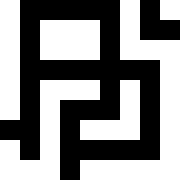
#> input picture Tile.png, 180 x 180 px
$ python Main.py
#> lines starting #> are read from the running program, lines starting #| are printed output that depends on the picture; after the words box and inside, x2 and y2 are one past the last pixel; in counts of white or black regions, pixels touching at a corner belong together
### SocketClass.py
import cv2
import numpy as np
import math
class MeshInfo:
    #Prototypes to be stored in a dictionary with key -> code

    #Note: Shifting by 1 means north becomes east, etc. (Clockwise shifting)


    def __init__(self, sockets : list, rotation_index : int, img : np.ndarray) -> None:
        self.rot_index = rotation_index
        self.sockets = MeshInfo.rotate(sockets, -self.rot_index*3)
        self.img_default = img

    def rotate(l, n):
        return l[n:] + l[:n]

    # [9 lines left out: function Img, not called in this run]

### Main.py
import numpy as np
from patchify import patchify
import cv2
import matplotlib.pyplot as plt
from SocketClass import MeshInfo
import random

inp_img = cv2.imread('Tile.png')
#> inp_img is the input picture: shape (180, 180, 3); 53.1% white; 2 black regions, box (x1, y1, x2, y2) and area: (0, 0, 160, 180) 14000, (140, 0, 180, 40) 1200

# Variables
block_size = 30
size_tset = [int(inp_img.shape[0]/block_size)-1, int(inp_img.shape[1]/block_size)-1]
#> size_tset = [5, 5]
map_size = [10,10]
Map = np.full((map_size[0],map_size[1]),-1).tolist()
sockets = np.full((map_size[0], map_size[1], 12), -1, dtype=int).tolist()


prototypes = {}

# Extracting tiles from input (inp_img)
l = []
for i in range(0, inp_img.shape[0]-block_size, block_size):
    for j in range(0, inp_img.shape[1]-block_size, block_size):
        l.append(inp_img[i:i+block_size,j:j+block_size])
#> after the loop, l = 25 items


n_cells = []
count = 0
# Setting the sockets to neighbor sockets pixel to side length ratio (1/6, 3/6, 5/6)
# Basically Creating prototypes so we can start placing tiles
for i in range(size_tset[0]):
    for j in range(size_tset[1]):
        # Fetching neighbor cells
        #look north
        n_cells=[]
        if i-1 in range(size_tset[0]):
            n_cells.append([i-1,j])
        else:
            n_cells.append(-1)
        #look east
        if j+1 in range(size_tset[1]):
            n_cells.append([i,j+1])
        else:
            n_cells.append(-1)
        #look south
        if i+1 in range(size_tset[0]):
            n_cells.append([i+1,j])
        else:
            n_cells.append(-1)
        #look west
        if j-1 in range(size_tset[0]):
            n_cells.append([i,j-1])
        else:
            n_cells.append(-1)

        # Gettings neighbor sockets
        socket = []
        #look north
        if n_cells[0] != -1:
            x,y = n_cells[0]
            o,m,n = l[x*size_tset[0]+y][29,int(block_size/6)], l[x*size_tset[0]+y][29,int(block_size*3/6)], l[x*size_tset[0]+y][29,int(block_size*5/6)]
            o = int(sum(o)/3/255)
            m = int(sum(m)/3/255)
            n = int(sum(n)/3/255)
            socket.extend([o,m,n])
        else:
            socket.extend([-1,-1,-1])

        #look east
        if n_cells[1] != -1:
            x,y = n_cells[1]
            o,m,n = l[x*size_tset[0]+y][int(block_size/6),0], l[x*size_tset[0]+y][int(block_size*3/6),0], l[x*size_tset[0]+y][int(block_size*5/6),0]
            o = int(sum(o)/3/255)
            m = int(sum(m)/3/255)
            n = int(sum(n)/3/255)
            socket.extend([o,m,n])
        else:
            socket.extend([-1,-1,-1])

        #look south
        if n_cells[2] != -1:
            x,y = n_cells[2]
            o,m,n = l[x*size_tset[0]+y][0,int(block_size/6)], l[x*size_tset[0]+y][0,int(block_size*3/6)], l[x*size_tset[0]+y][0,int(block_size*5/6)]
            o = int(sum(o)/3/255)
            m = int(sum(m)/3/255)
            n = int(sum(n)/3/255)
            socket.extend([n,m,o])
        else:
            socket.extend([-1,-1,-1])


        #look west
        if n_cells[3] != -1:
            x,y = n_cells[3]
            o,m,n = l[x*size_tset[0]+y][int(block_size/6),29], l[x*size_tset[0]+y][int(block_size*3/6),29], l[x*size_tset[0]+y][int(block_size*5/6),29]
            o = int(sum(o)/3/255)
            m = int(sum(m)/3/255)
            n = int(sum(n)/3/255)
            socket.extend([n,m,o])

        else:
            socket.extend([-1,-1,-1])

        #Creating prototype
        for rot in range(4):
            prototypes[count] = MeshInfo(socket, rot, l[i*size_tset[0]+j])
            count+=1
#> this loop made 5 passes
#> pass 1, in __init__, `self.img_default = img`:
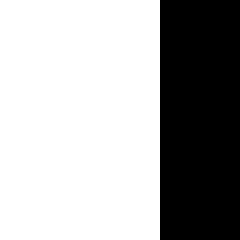
#> self.img_default: shape (30, 30, 3) (shown 8 times larger); 66.7% white; 1 black region, box (x1, y1, x2, y2) and area: (20, 0, 30, 30) 300
#> pass 1, in __init__ (call 5), `self.img_default = img`:
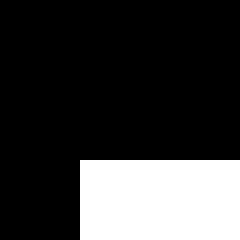
#> self.img_default: shape (30, 30, 3) (shown 8 times larger); 22.2% white; 1 white region, box (x1, y1, x2, y2) and area: (10, 20, 30, 30) 200
#> pass 1, in __init__ (call 9), `self.img_default = img`:
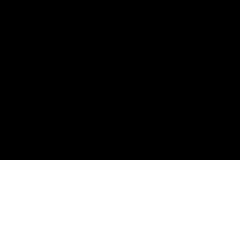
#> self.img_default: shape (30, 30, 3) (shown 8 times larger); 33.3% white; 1 white region, box (x1, y1, x2, y2) and area: (0, 20, 30, 30) 300
#> pass 1, in __init__ (call 13), `self.img_default = img`:
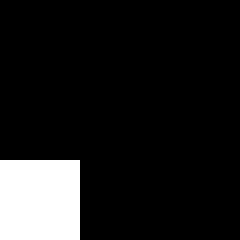
#> self.img_default: shape (30, 30, 3) (shown 8 times larger); 11.1% white; 1 white region, box (x1, y1, x2, y2) and area: (0, 20, 10, 30) 100
#> after the loop, count = 100; prototypes = 100 items

print(f"{len(prototypes)=}")
#| len(prototypes)=100
#subplot(r,c) provide the no. of rows and columns
f, axarr = plt.subplots(5,5)

# use the created array to output your multiple images
for i in range(size_tset[0]):
    for j in range(size_tset[1]):
        axarr[i,j].imshow(l[i*size_tset[0]+j], interpolation='none')
plt.show()
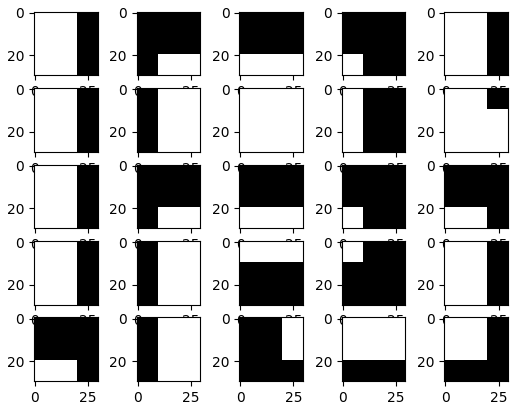
#> figure drawn by matplotlib, 25 panels

x = list(prototypes.keys())
#> x = 100 values from 0 to 99
candidates = np.full((map_size[0], map_size[1], len(x)), x, dtype=int).tolist()
#> candidates = 10 items

def MinEntropy():
    #Getting least entropy length
    min_entropy = len(x)
#> min_entropy = 100
    max_entropy = min_entropy-1
#> max_entropy = 99
    for i in range(len(candidates)):
        for j in range(len(candidates[0])):
                if len(candidates[i][j]) < min_entropy and len(candidates[i][j]) > 1:
                    min_entropy = len(candidates[i][j])
                if len(candidates[i][j]) > max_entropy:
                    max_entropy = len(candidates[i][j])
#> this loop made 10 passes
#> after the loop, max_entropy = 100; min_entropy = 100
    #If maximum entropy (possibilites) is 1, then return -1
    if max_entropy == 1:
        return -1

    #Looking for first cell with minimum entropy
    for i in range(len(candidates)):
        for j in range(len(candidates[0])):
            if len(candidates[i][j]) == min_entropy:
                return (i,j)
#> this loop made 1 pass
    return -1

def ChooseRandomTile(c_cell : list):
#> called with c_cell = (0, 0)
    choice = random.choice(candidates[c_cell[0]][c_cell[1]])
#> choice = 49
    candidates[c_cell[0]][c_cell[1]], Map[c_cell[0]][c_cell[1]] = [choice], choice
    print(f"Random Choice for {c_cell[0]},{c_cell[1]}: {choice}")
#| Random Choice for 0,0: 49

def UpdateCurrentCellSockets(c_cell : list):
#> called with c_cell = (0, 0)
    x,y = c_cell
    key = Map[x][y]
#> key = 49
    sockets[x][y] = prototypes[key].sockets
    print(f"{sockets[x][y]=}")
#| sockets[x][y]=[1, 0, 0, 1, 1, 1, 0, 0, 1, 1, 1, 1]
    return

def UpdateNeighborSockets(c_cell : list):
    #look in 4 directions NESW
    #Update that section of sockets(12)

    #Getting neighbor cells
    x,y = c_cell
    n_cells=[]
    if x-1 in range(size_tset[0]):
        n_cells.append([x-1,y])
    else:
        n_cells.append(-1)
    #look east
    if y+1 in range(size_tset[1]):
        n_cells.append([x,y+1])
    else:
        n_cells.append(-1)
    #look south
    if x+1 in range(size_tset[0]):
        n_cells.append([x+1,y])
    else:
        n_cells.append(-1)
    #look west
    if y-1 in range(size_tset[0]):
        n_cells.append([x,y-1])
    else:
        n_cells.append(-1)

    #setting neighbor cells sockets to current cells sockets which are facing the neighbor
    #NORTH
    if n_cells[0] != -1:
        sockets[n_cells[0][0]][n_cells[0][1]][6:9] = prototypes[Map[x][y]].sockets[0:3][::-1]
    #EAST
    if n_cells[1] != -1:
        sockets[n_cells[1][0]][n_cells[1][1]][9:12] = prototypes[Map[x][y]].sockets[3:6][::-1]
    #SOUTH
    if n_cells[2] != -1:
        sockets[n_cells[2][0]][n_cells[2][1]][0:3] = prototypes[Map[x][y]].sockets[6:9][::-1]
    #WEST
    if n_cells[3] != -1:
        sockets[n_cells[3][0]][n_cells[3][1]][3:6] = prototypes[Map[x][y]].sockets[9:12][::-1]

    return n_cells

def UpdateNeighborCells(c_cell : list, n_cells : list):
    #Eliminating possibilities for the neighbor cell
    #Cycle thru candidates of neighbor cells
    #Check if each candidate has the sockets listed
    #if they do, add it to new candidates

#> called with c_cell = (0, 0)
    for i in range(len(n_cells)):
        if n_cells ==-1:
            continue

    return

def epoch():
    c_cell = MinEntropy()

    if c_cell == -1:
        return -1

    # Starting with a random tile
    ChooseRandomTile(c_cell=c_cell)
    # Update Current cell sockets
    UpdateCurrentCellSockets(c_cell)
    # Eliminate Neighbor sockets
    n_cells = UpdateNeighborSockets(c_cell=c_cell)
    # Eliminate Neighbor Cells
    UpdateNeighborCells(c_cell, n_cells)

epoch()
